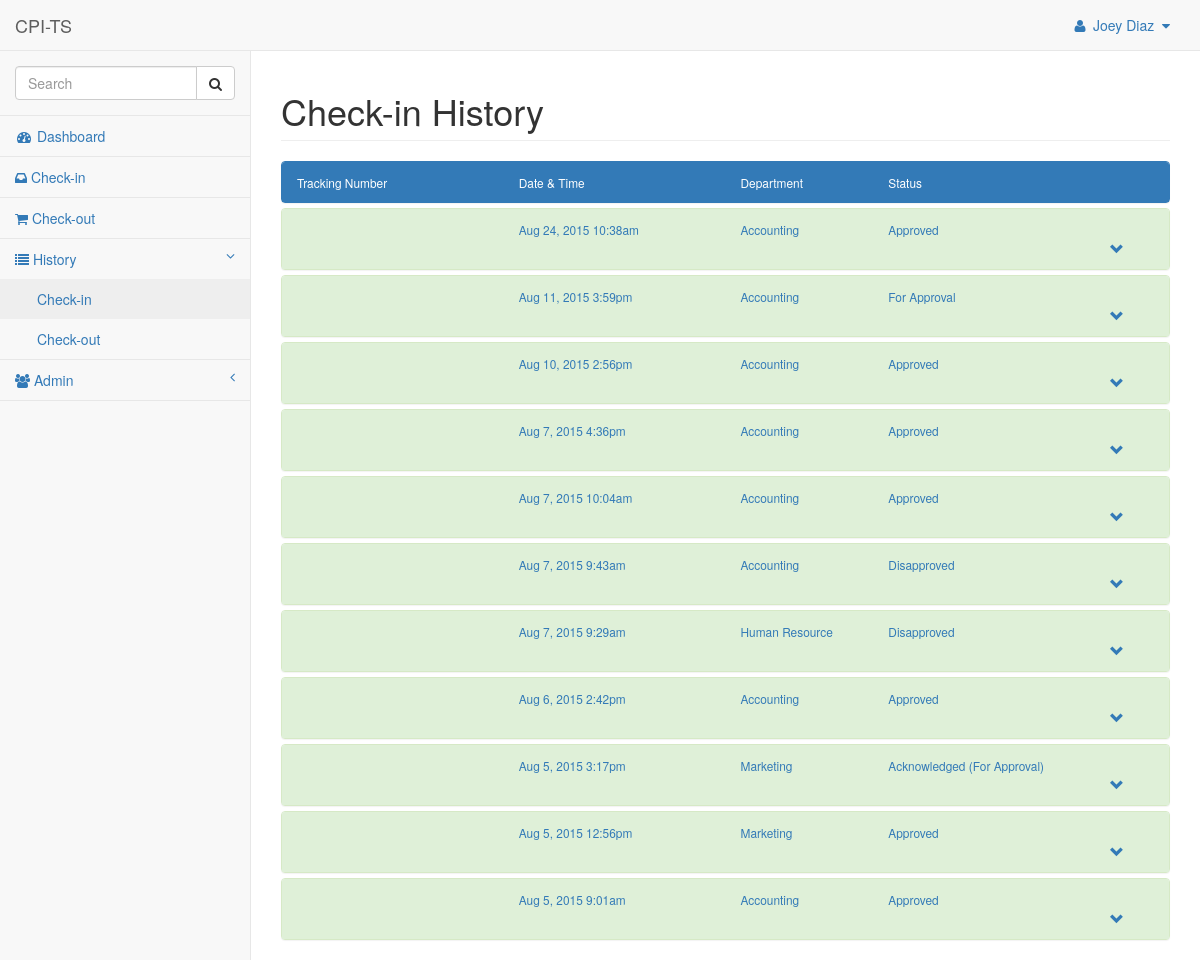
Screenshot of /checkinhis.php (signed in) with the database file from the repository.
### tables this page shows
CREATE TABLE IF NOT EXISTS `users` (
  `id` int(11) NOT NULL AUTO_INCREMENT,
  `username` varchar(20) NOT NULL,
  `password` varchar(64) NOT NULL,
  `salt` varchar(32) NOT NULL,
  `name` varchar(50) NOT NULL,
  `joined` datetime NOT NULL,
  `group` int(11) NOT NULL,
  PRIMARY KEY (`id`)
);

CREATE TABLE IF NOT EXISTS `checkin` (
  `id` int(11) NOT NULL AUTO_INCREMENT,
  `date` datetime NOT NULL,
  `userId` int(11) NOT NULL,
  `status` int(11) NOT NULL,
  `department` int(11) NOT NULL,
  `application` int(11) NOT NULL,
  `type` int(11) NOT NULL,
  `priority` int(11) DEFAULT NULL,
  `details` text NOT NULL,
  `instruction` text NOT NULL,
  `file` varchar(100) NOT NULL,
  `tagDate` datetime DEFAULT NULL,
  `processDate` datetime DEFAULT NULL,
  `processId` int(11) DEFAULT NULL,
  `processNote` text NOT NULL,
  PRIMARY KEY (`id`)
);

### classes/Config.php (called while the page is built)
<?php
class Config
{
	public static function get($path = null)
	{
		if($path)
		{
			$config = $GLOBALS['config'];
			$path = explode('/', $path);
			foreach($path as $bit)
			{
				if(isset($config[$bit]))
				{
					$config = $config[$bit];
				}
			}
			return $config;
		}
		return false;
	}
}

### classes/DB.php (called while the page is built, shortened)
<?php
class DB
{
	private static $_instance = null;
	private $pdo,
			$_query,
			$_error = false,
			$_results,
			$_count = 0;
	private function __construct()
	{
		try
		{
			$this->_pdo = new PDO('mysql:host=' . Config::get('mysql/host') . '; dbname=' . Config::get('mysql/db'), Config::get('mysql/username'), Config::get('mysql/password'));
		}
		catch(PDOException $e)
		{
			die($e->getMessage());
		}
	}
	public static function getInstance()
	{
			self::$_instance = new DB();
		return self::$_instance;
	}
	public function query($sql, $params = array())
	{
		$this->_error = false;
		if($this->_query = $this->_pdo->prepare($sql))
		{
			$x = 1;
			if(count($params))
			{
				foreach($params as $param)
				{
					$this->_query->bindValue($x, $param);
					$x++;
				}
			}
			if($this->_query->execute())
			{
				$this->_results = $this->_query->fetchAll(PDO::FETCH_OBJ);
				$this->_count = $this->_query->rowCount();
			}
			else
			{
				$this->_error = true;
			}
		}
		return $this;
	}
	public function action($action, $table, $where = array())
	{
		if(count($where) === 3)
		{
			$operators = array('=', '>', '<', '>=', '<=');
			$field 		= $where[0];
			$operator 	= $where[1];
			$value		= $where[2];
			if(in_array($operator, $operators))
			{
				$sql = "{$action} FROM {$table} WHERE {$field} {$operator} ?";
				if(!$this->query($sql, array($value))->error())
				{
					return $this;
				}
			}
		}
		return false;
	}
	public function get($table, $where)
	{
		return $this->action('SELECT *', $table, $where);
	}
	public function results()
	{
		return $this->_results;
	}
	public function first()
	{
		return $this->results()[0];
	}
	public function error()
	{
		return $this->_error;
	}
	public function count()
	{
		return $this->_count;
	}
}

### classes/User.php (called while the page is built, shortened)
<?php
class User
{
	private $_db,
			$_data,
			$_sessionName,
			$_isLoggedIn;
	public function __construct($user = null)
	{
		$this->_db = DB::getInstance();
		$this->_sessionName = Config::get('session/session_name');
		if(!$user)
		{
			if(Session::exists($this->_sessionName))
			{
				$user = Session::get($this->_sessionName);
				if($this->find($user))
				{
					$this->_isLoggedIn = true;
				}
				else
				{
				}
			}
			else
			{
				$this->find($user);
			}
		}
	}
	public function find($user = null)
	{
		if($user)
		{
			$field = (is_numeric($user)) ? 'id' : 'username';
			$data = $this->_db->get('users', array($field, '=', $user));
			if($data->count())
			{
				$this->_data = $data->first();
				return true;
			}
		}
		return false;
	}
	public function data()
	{
		return $this->_data;
	}
}

### classes/Session.php (called while the page is built, shortened)
<?php
class Session
{
	public static function exists($name)
	{
		return(isset($_SESSION[$name])) ? true : false;
	}
	public static function get($name)
	{
		return $_SESSION[$name];
	}
}

### controllers/checkinhis.php (called while the page is built, shortened)
<?php
$user = new User();
if($user->data()->group == 1)
{
	$datas = DB::getInstance()->query("SELECT * FROM checkin ORDER BY 1 DESC");
}
elseif ($user->data()->group == 2)
{
	$datas = DB::getInstance()->query("SELECT * FROM checkin WHERE userId = ? ORDER BY 1 DESC", array($user->data()->id));
}
else
{
	$datas = "";
}

### classes/Input.php (called while the page is built, shortened)
<?php
class Input
{
	public static function get($item)
	{
		if(isset($_POST[$item]))
		{
			return $_POST[$item];
		}
		else if(isset($_GET[$item]))
		{
			return $_GET[$item];
		}
		else
		{
			return "";
		}
	}
}

### functions/sanitize.php (called while the page is built)
<?php
function escape($string)
{
	return htmlentities($string, ENT_QUOTES, 'UTF-8');
}

### checkinhis.php (the view, shortened to what this page needs)
<?php require_once 'controllers/checkinhis.php'; ?>
<?php require_once 'template/header.php'; ?>
<div id="page-wrapper">
	<div class="row">
		<div class="col-lg-12">
			<h1 class="page-header">Check-in History</h1>
		</div>
	</div>
	<div class="row">
		<?php if($datas->count()): ?>
			<div class="col-sm-12">
				<div class="panel-group" id="accordion">
					<div class="panel panel-primary">
						<div class="panel-heading">
							<div class="row">
								<div class="col-sm-12">
									<div class="row">
										<div class="col-sm-3"><small>Tracking Number</small></div>
										<div class="col-sm-3"><small>Date & Time</small></div>
										<div class="col-sm-2"><small>Department</small></div>
										<div class="col-sm-3"><small>Status</small></div>
										<div class="col-sm-1">&nbsp;&nbsp;</div>
									</div>
								</div>
							</div>
						</div>
					</div>
					<?php $c = 1; ?>
					<?php foreach($datas->results() as $data): ?>
						<?php $c++; ?>
						<div class="panel panel-success">
							<div class="panel-heading">
								<a data-toggle="collapse" data-parent="#accordion<?php echo $c; ?>" href="#collapse<?php echo $c; ?>">
									<div class="row">
										<div class="col-sm-3"><small><?php echo escape($data->trackingNum); ?></small></div>
										<div class="col-sm-3">
											<?php $date = date('M j, Y g:ia', strtotime($data->date)); ?>
											<small>
												<?php echo escape($date); ?>
											</small>
										</div>
										<div class="col-sm-2">
											<small>
												<?php if($data->department == 1): ?>
													Accounting
												<?php elseif($data->department == 2): ?>
													Marketing
												<?php elseif($data->department == 3): ?>
													Human Resource
												<?php elseif($data->department == 4): ?>
													App Dev
												<?php else: ?>
												<?php endif; ?>
											</small>
										</div>
										<div class="col-sm-3">
											<small>
												<?php if($data->status == 1): ?>
													For Approval
												<?php elseif($data->status == 2): ?>
													Acknowledged (For Approval)
												<?php elseif($data->status == 3): ?>
													Approved
												<?php elseif($data->status == 4): ?>
													Disapproved
												<?php else: ?>
												<?php endif; ?>
											</small>
										</div>
										<div class="col-sm-1">&nbsp;&nbsp;&nbsp;&nbsp;&nbsp;&nbsp;&nbsp;&nbsp;<span class="glyphicon glyphicon-chevron-down"></span></div>
									</div>
								</a>
							</div>
						</div>
					<?php endforeach; ?>
				</div>
			</div>
		<?php endif; ?>
	</div>
</div>
<?php require_once 'template/footer.php'; ?>

### template/header.php (shortened to what this page needs)
<!DOCTYPE html>
<html lang="en">
	<head>
		<link href="bower_components/bootstrap/dist/css/bootstrap.min.css" rel="stylesheet">
		<link href="bower_components/metisMenu/dist/metisMenu.min.css" rel="stylesheet">
    	<link href="dist/css/timeline.css" rel="stylesheet">
		<link href="dist/css/sb-admin-2.css" rel="stylesheet">
		<link href="bower_components/morrisjs/morris.css" rel="stylesheet">
		<link href="bower_components/font-awesome/css/font-awesome.min.css" rel="stylesheet" type="text/css">
	</head>
<body>
	<div id="wrapper">
		<nav class="navbar navbar-default navbar-static-top" role="navigation" style="margin-bottom: 0">
			<div class="navbar-header">
				<a class="navbar-brand" href="home.php">CPI-TS</a>
			</div>
			<ul class="nav navbar-top-links navbar-right">
				<li class="dropdown">
					<a class="dropdown-toggle" data-toggle="dropdown" href="#">
						<i class="fa fa-user fa-fw"></i>  <?php echo $user->data()->name; ?> &nbsp;<i class="fa fa-caret-down"></i>
					</a>
				</li>
			</ul>
			<div class="navbar-default sidebar" role="navigation">
				<div class="sidebar-nav navbar-collapse">
					<ul class="nav" id="side-menu">
						<form action="search.php" method="post" enctype="multipart/form-data" role="search">
							<li class="sidebar-search">
								<div class="input-group custom-search-form">
									<input type="text" class="form-control" name="search" id="search" value="<?php echo escape(Input::get('search')); ?>" placeholder="Search">
									<span class="input-group-btn">
										<button class="btn btn-default" type="submit">
											<i class="fa fa-search"></i>
										</button>
									</span>
								</div>
							</li>
						</form>
						<li>
							<a href="home.php"><i class="fa fa-dashboard fa-fw"></i> Dashboard</a>
						</li>
                        <?php if($user->data()->group == 1) :?>
	                        <li>
								<a href="checkinapp.php"><i class="fa fa-inbox"></i> Check-in</a>
							</li>
							<li>
								<a href="checkoutapp.php"><i class="fa fa-shopping-cart"></i> Check-out</a>
							</li>
						<?php endif; ?>
						<li>
							<a href="#"><i class="fa fa-list"></i> History<span class="fa arrow"></span></a>
							<ul class="nav nav-second-level">
								<li>
									<a href="checkinhis.php"> Check-in</a>
								</li>
								<li>
									<a href="checkouthis.php"> Check-out</a>
								</li>
							</ul>
						</li>
						<?php if($user->data()->group == 1) :?>
							<li>
								<a href="#"><i class="fa fa-users"></i> Admin<span class="fa arrow"></span></a>
							</li>
						<?php endif; ?>
					</ul>
				</div>
			</div>
		</nav>

### template/footer.php (shortened to what this page needs)
		</div>
	</body>
</html>

### rows the page displays
users: name "Joey Diaz"
checkin: date "Aug 24, 2015 10:38am", department "Accounting", status "Approved"
checkin: date "Aug 11, 2015 3:59pm", department "Accounting", status "For Approval"
checkin: date "Aug 10, 2015 2:56pm", department "Accounting", status "Approved"
checkin: date "Aug 7, 2015 4:36pm", department "Accounting", status "Approved"
checkin: date "Aug 7, 2015 10:04am", department "Accounting", status "Approved"
checkin: date "Aug 7, 2015 9:43am", department "Accounting", status "Disapproved"
checkin: date "Aug 7, 2015 9:29am", department "Human Resource", status "Disapproved"
checkin: date "Aug 6, 2015 2:42pm", department "Accounting", status "Approved"
checkin: date "Aug 5, 2015 3:17pm", department "Marketing", status "Acknowledged (For Approval)"
checkin: date "Aug 5, 2015 12:56pm", department "Marketing", status "Approved"
checkin: date "Aug 5, 2015 9:01am", department "Accounting", status "Approved"
